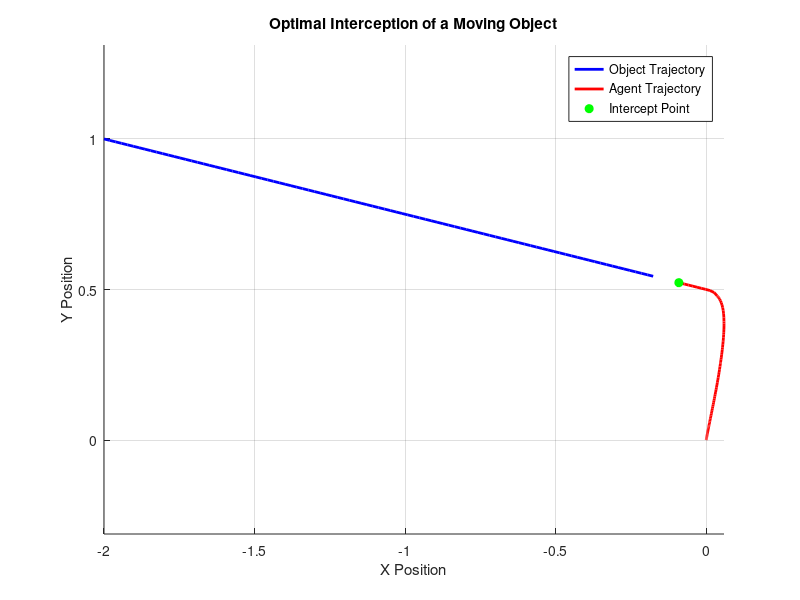

MATLAB code to generate this figure:
clear;

v_a_mag_mult = [0.58];
figure;
hold on;

for i = 1:length(v_a_mag_mult)
  v_max = 3.6;
  a_max = 1.8;
  
  % Parameters
  r_o0 = [-2, 1]; % Initial position of the object
  r_a0 = [0, 0];   % Initial position of the agent
  v_o = [2, -0.5];    % Velocity direction of the object
  v_o_mag = 2;    % Magnitude of the object's velocity
  v_a_mag = v_a_mag_mult(i) * v_max;
  threshold = 0.1;
  
  % Time settings
  t_max = 20; % Maximum time for simulation
  dt = 0.01; % Time step
  time = 0:dt:t_max; % Time vector
  
  t_acc = v_max / a_max; % Time to reach maximum velocity (acceleration phase)
  
  r_a(1, :) = r_a0;   % Starting position of the agent
  r_o(1, :) = r_o0;   % Starting position of the object
  v_current = 0;
  distances = [];   % Starting position of the object
  
  for i = 2:length(time)
    % Calculate intercept point
    d = norm(r_o(i-1, :) - r_a(i-1, :)); % Distance between agent and object
    t_intercept = d / v_a_mag; % Time to intercept
    r_intercept = r_o(i-1, :) + v_o_mag * v_o/norm(v_o) * t_intercept; % Predicted intercept point
  
    direction = r_intercept - r_a(i-1, :);
    direction = direction / norm(direction); % Normalize direction
  
    % Calculate the remaining distance to the intercept point
    remaining_distance = norm(r_intercept - r_a(i-1, :));
    
    % Check if the agent needs to decelerate
    if remaining_distance <= (v_current^2) / (2 * a_max)
        % Start decelerating to reach the intercept point
        v_current = min(v_max, sqrt(v_current^2 - 2 * a_max * remaining_distance));
    elseif time(i) <= t_acc
        % Acceleration phase
        v_current = min(v_max, a_max * time(i)); % Velocity increases with acceleration
    else
        % Deceleration phase
        v_current = v_max - min(v_max, a_max * (time(i) - (t_acc + t_intercept))); % Adjust deceleration
    end

    v_current
  
    % Update agent's position
    r_a(i, :) = r_a(i-1, :) + v_current * direction * dt;
    r_o(i, :) = r_o0 + v_o_mag * v_o/norm(v_o) * time(i);
  
    distances(i) = norm(r_a(i, :) - r_o(i, :));
    if distances(i) < threshold
        break; % Exit the loop if the agent is within the threshold of the intercept point
    end
  end
  
  % Plot the trajectories
  plot(r_o(:, 1), r_o(:, 2), 'b-', 'LineWidth', 2); % Object trajectory
  plot(r_a(:, 1), r_a(:, 2), 'r-', 'LineWidth', 2); % Agent trajectory
  plot(r_intercept(1), r_intercept(2), 'go', 'MarkerFaceColor', 'g'); % Intercept point
  legend('Object Trajectory', 'Agent Trajectory', 'Intercept Point');
  xlabel('X Position');
  ylabel('Y Position');
  title('Optimal Interception of a Moving Object');
  grid on;
  axis equal;
end

hold off;








